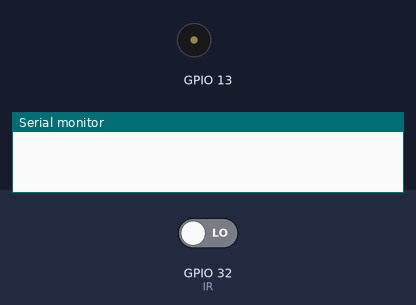
The sketch below on a simulated ESP32. On the bench: buzzer (waves = sounding), the last lines printed to the serial monitor. The test bench sets the inputs (shaded band); at power-on: GPIO 32 (IR) LOW.

Above: at 1.2 s.
1.3 s: GPIO 32 (IR) driven HIGH
At 2.1 s:
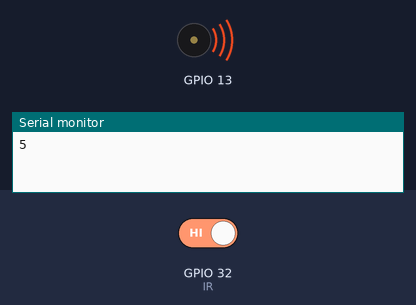
Timing chart, 0 to 4.3 s (numbered marks = the images above; inputs shaded):
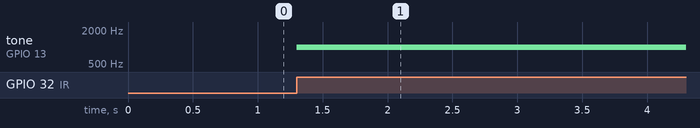

Measured:
- after the input at 1.3 s, tone on GPIO 13: silent → 1000 Hz at once

The sketch:

sketch_apr24e.ino
```cpp
int freq = 2500;
int channel = 0;
int resolution = 10;
int IR = 32;
int dutyCycle = 0;
void setup() {
  Serial.begin(115200);
  ledcSetup(channel, freq, resolution);
  ledcAttachPin(13, channel);
  pinMode(32, INPUT);
}
void loop() {
  if (HIGH == digitalRead(IR)) {
    ledcWriteTone(channel, 1000);
    if (  dutyCycle <= 100,
          dutyCycle = dutyCycle + 5) {
      Serial.println(dutyCycle);
      ledcWrite(channel, dutyCycle);
      delay(250);
      ledcWrite(channel, 0);
      delay(250);
      ledcWrite(channel, dutyCycle);
      delay(250);
      ledcWrite(channel, 0);
      delay(250);
      ledcWrite(channel, dutyCycle);
      delay(250);
      ledcWrite(channel, 0);
      delay(250);
      ledcWrite(channel, dutyCycle);
      delay(250);
      ledcWrite(channel, 0);
      delay(250);
      ledcWrite(channel, dutyCycle);
      delay(250);
      ledcWrite(channel, 0);
      delay(250);
      ledcWrite(channel, dutyCycle);
      delay(250);
      ledcWrite(channel, 0);
      delay(250);
      ledcWrite(channel, dutyCycle);
      delay(250);
      ledcWrite(channel, 0);
      delay(250);
      ledcWrite(channel, dutyCycle);
      delay(250);
      ledcWrite(channel, 0);
      delay(250);
      ledcWrite(channel, dutyCycle);
      delay(250);
      ledcWrite(channel, 0);
      delay(250);
      ledcWrite(channel, dutyCycle);
      delay(250);
      ledcWrite(channel, 0);
      delay(250);
      ledcWrite(channel, dutyCycle);
      delay(250);
      ledcWrite(channel, 0);
      delay(250);
      ledcWrite(channel, dutyCycle);
      delay(250);
      ledcWrite(channel, 0);
      delay(250);
      ledcWrite(channel, dutyCycle);
      delay(250);
      ledcWrite(channel, 0);
      delay(250);
      ledcWrite(channel, dutyCycle);
      delay(250);
      ledcWrite(channel, 0);
      delay(250);
      ledcWrite(channel, dutyCycle);
      delay(250);
      ledcWrite(channel, 0);
      delay(250);
      ledcWrite(channel, dutyCycle);
      delay(250);
      ledcWrite(channel, 0);
      delay(250);
      ledcWrite(channel, dutyCycle);
      delay(250);
      ledcWrite(channel, 0);
      delay(250);
      ledcWrite(channel, dutyCycle);
      delay(250);
      ledcWrite(channel, 0);
      delay(250);
      ledcWrite(channel, dutyCycle);
      delay(250);
      ledcWrite(channel, 0);
      delay(250);
      ledcWrite(channel, dutyCycle);
      delay(250);
      ledcWrite(channel, 0);
      delay(250);
      ledcWrite(channel, dutyCycle);
      delay(250);
      ledcWrite(channel, 0);
      delay(250);
    }
  } else {
    dutyCycle = 0;
    ledcWriteTone(channel, dutyCycle);
  }
}
```
